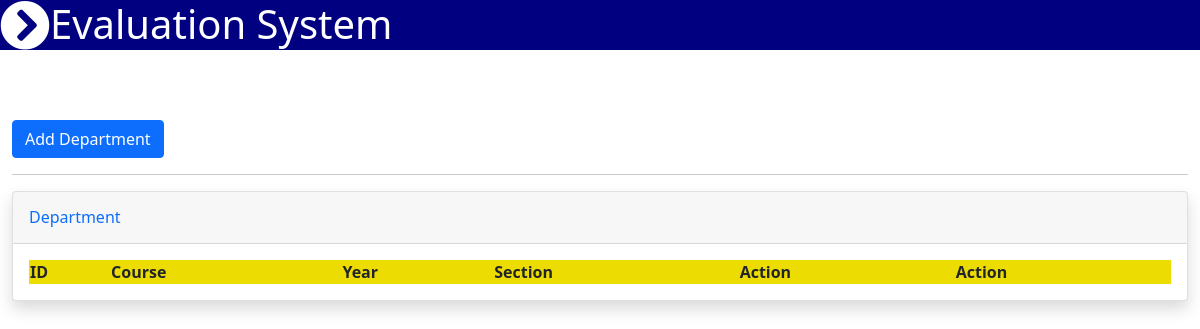
The page /department.php (signed in) on the database as committed earlier.
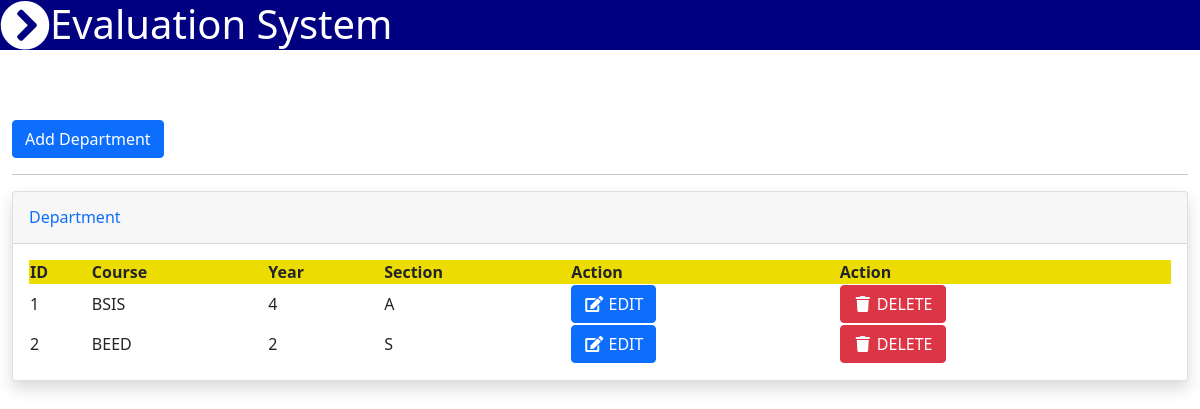
The same page on the database as committed later.
### tables this page shows
CREATE TABLE `department` (
  `id` int(30) NOT NULL,
  `course` varchar(30) NOT NULL,
  `year` int(30) NOT NULL,
  `section` varchar(30) NOT NULL
);

### department.php (the view, shortened to what this page needs)
<?php include_once'navbar.php'; ?>
<body id="page-top">
<div class="container-fluid py-5 my-5">
<button type="button" class="btn btn-primary" data-bs-toggle="modal" data-bs-target="#staticBackdrop">
    Add Department
    </button>
    <hr>
    <div class="card shadow mb-4">
        <div class="card-header py-3">
            <h6 class="m-0 font-weight-bold text-primary">Department</h6>
        </div>
        <div class="card-body">
            <div class="table-responsive">
            <?php
            include_once'koneksyon.php';
            $qryview = "SELECT * FROM department";
            $result = mysqli_query($koneksyon, $qryview);
            ?>
                <table class="display" id="myTable" width="100%" cellspacing="0">
                    <thead style="background-color: #eddc02;">
                        <tr>
                            <th>ID</th>
                            <th>Course</th>
                            <th>Year</th>
                            <th>Section</th>
                            <th>Action</th>
                            <th>Action</th>
                        </tr>
                    </thead>
                    <?php
                    $no = 1;
                    while($row = mysqli_fetch_array($result)) { ?>
                        <tr>
                            <td><?php echo $no; ?></td>
                            <td><?php echo $row['course'] ?></td>
                            <td><?php echo $row['year'] ?></td>
                            <td><?php echo $row['section'] ?></td>
                            <td><a type="button" class="btn btn-primary" href="viewedit_classlist.php?clist=<?php echo $row['id']; ?>"><span class="fa fa-fw fa-edit"></span> EDIT</a></td>
                            <td><button class="btn btn-danger" type="button" onClick="deleteme(<?php echo $row['id']; ?>)" name="delete"><span class="fa fa-fw fa-trash"></span> DELETE </button></td>
                        </tr>
                    <?php $no++; } ?>
                </table>
            </div>
        </div>
    </div>
</div>
</body>

Rows that differ between the two databases and show on the page:
added department: course "BSIS", year "4", section "A"
added department: course "BEED", year "2", section "S"
